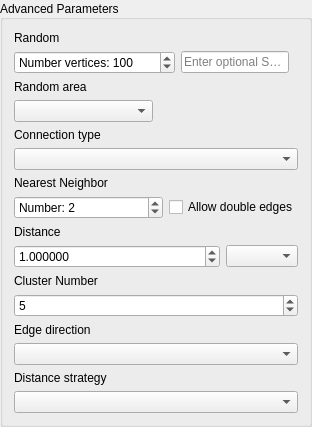
                           <widget class="QgsCollapsibleGroupBox" name="create_graph_advanced_parameters_groupbox">
                            <property name="sizePolicy">
                             <sizepolicy hsizetype="Preferred" vsizetype="Preferred">
                              <horstretch>0</horstretch>
                              <verstretch>0</verstretch>
                             </sizepolicy>
                            </property>
                            <property name="toolTip">
                             <string/>
                            </property>
                            <property name="title">
                             <string>Advanced Parameters</string>
                            </property>
                            <property name="alignment">
                             <set>Qt::AlignLeading|Qt::AlignLeft|Qt::AlignVCenter</set>
                            </property>
                            <property name="flat">
                             <bool>false</bool>
                            </property>
                            <property name="checkable">
                             <bool>false</bool>
                            </property>
                            <property name="collapsed">
                             <bool>false</bool>
                            </property>
                            <property name="scrollOnExpand">
                             <bool>false</bool>
                            </property>
                            <property name="saveCollapsedState">
                             <bool>true</bool>
                            </property>
                            <property name="saveCheckedState">
                             <bool>false</bool>
                            </property>
                            <layout class="QVBoxLayout" name="verticalLayout_17">
                             <property name="sizeConstraint">
                              <enum>QLayout::SetMinimumSize</enum>
                             </property>
                             <item>
                              <layout class="QVBoxLayout" name="verticalLayout_13">
                               <property name="sizeConstraint">
                                <enum>QLayout::SetMinimumSize</enum>
                               </property>
                               <item>
                                <widget class="QLabel" name="create_graph_random_label">
                                 <property name="text">
                                  <string>Random</string>
                                 </property>
                                </widget>
                               </item>
                               <item>
                                <widget class="QWidget" name="create_graph_random_widget" native="true">
                                 <layout class="QHBoxLayout" name="horizontalLayout_4">
                                  <property name="leftMargin">
                                   <number>0</number>
                                  </property>
                                  <property name="topMargin">
                                   <number>0</number>
                                  </property>
                                  <property name="bottomMargin">
                                   <number>0</number>
                                  </property>
                                  <item>
                                   <widget class="QSpinBox" name="create_graph_randomNumber_input">
                                    <property name="sizePolicy">
                                     <sizepolicy hsizetype="Preferred" vsizetype="Fixed">
                                      <horstretch>0</horstretch>
                                      <verstretch>0</verstretch>
                                     </sizepolicy>
                                    </property>
                                    <property name="toolTip">
                                     <string>Enter number of verices</string>
                                    </property>
                                    <property name="prefix">
                                     <string>Number vertices: </string>
                                    </property>
                                    <property name="maximum">
                                     <number>2147483647</number>
                                    </property>
                                    <property name="value">
                                     <number>100</number>
                                    </property>
                                   </widget>
                                  </item>
                                  <item>
                                   <widget class="QLineEdit" name="create_graph_randomSeed_input">
                                    <property name="sizePolicy">
                                     <sizepolicy hsizetype="Preferred" vsizetype="Fixed">
                                      <horstretch>0</horstretch>
                                      <verstretch>0</verstretch>
                                     </sizepolicy>
                                    </property>
                                    <property name="minimumSize">
                                     <size>
                                      <width>0</width>
                                      <height>0</height>
                                     </size>
                                    </property>
                                    <property name="maximumSize">
                                     <size>
                                      <width>150</width>
                                      <height>16777215</height>
                                     </size>
                                    </property>
                                    <property name="baseSize">
                                     <size>
                                      <width>0</width>
                                      <height>0</height>
                                     </size>
                                    </property>
                                    <property name="placeholderText">
                                     <string>Enter optional Seed </string>
                                    </property>
                                   </widget>
                                  </item>
                                 </layout>
                                </widget>
                               </item>
                               <item>
                                <widget class="QLabel" name="create_graph_randomarea_label">
                                 <property name="text">
                                  <string>Random area</string>
                                 </property>
                                </widget>
                               </item>
                               <item>
                                <widget class="QWidget" name="create_graph_randomarea_widget" native="true">
                                 <layout class="QHBoxLayout" name="horizontalLayout_8">
                                  <property name="leftMargin">
                                   <number>0</number>
                                  </property>
                                  <property name="topMargin">
                                   <number>0</number>
                                  </property>
                                  <property name="rightMargin">
                                   <number>0</number>
                                  </property>
                                  <property name="bottomMargin">
                                   <number>0</number>
                                  </property>
                                  <item>
                                   <widget class="QComboBox" name="create_graph_randomarea_input">
                                    <property name="sizePolicy">
                                     <sizepolicy hsizetype="Preferred" vsizetype="Fixed">
                                      <horstretch>0</horstretch>
                                      <verstretch>0</verstretch>
                                     </sizepolicy>
                                    </property>
                                    <property name="toolTip">
                                     <string>Select a predefined area or custom area</string>
                                    </property>
                                    <property name="placeholderText">
                                     <string/>
                                    </property>
                                   </widget>
                                  </item>
                                  <item>
                                   <widget class="QgsExtentWidget" name="create_graph_randomarea_extent" native="true">
                                    <property name="toolTip">
                                     <string>Define a custom extent</string>
                                    </property>
                                   </widget>
                                  </item>
                                 </layout>
                                </widget>
                               </item>
                               <item>
                                <widget class="QLabel" name="create_graph_connectiontype_label">
                                 <property name="text">
                                  <string>Connection type</string>
                                 </property>
                                </widget>
                               </item>
                               <item>
                                <widget class="QComboBox" name="create_graph_connectiontype_input">
                                 <property name="focusPolicy">
                                  <enum>Qt::WheelFocus</enum>
                                 </property>
                                 <property name="toolTip">
                                  <string>Specify the connection type. Only available for point layer and random graph.</string>
                                 </property>
                                </widget>
                               </item>
                               <item>
                                <widget class="QLabel" name="create_graph_numberneighbor_label">
                                 <property name="text">
                                  <string>Nearest Neighbor</string>
                                 </property>
                                </widget>
                               </item>
                               <item>
                                <widget class="QWidget" name="create_graph_nearest_neighbor_widget" native="true">
                                 <layout class="QHBoxLayout" name="horizontalLayout_6">
                                  <property name="leftMargin">
                                   <number>0</number>
                                  </property>
                                  <property name="topMargin">
                                   <number>0</number>
                                  </property>
                                  <property name="rightMargin">
                                   <number>0</number>
                                  </property>
                                  <property name="bottomMargin">
                                   <number>0</number>
                                  </property>
                                  <item>
                                   <widget class="QSpinBox" name="create_graph_numberneighbor_input">
                                    <property name="sizePolicy">
                                     <sizepolicy hsizetype="Expanding" vsizetype="Expanding">
                                      <horstretch>0</horstretch>
                                      <verstretch>0</verstretch>
                                     </sizepolicy>
                                    </property>
                                    <property name="toolTip">
                                     <string>Enter number of vertex neighbors</string>
                                    </property>
                                    <property name="prefix">
                                     <string>Number: </string>
                                    </property>
                                    <property name="maximum">
                                     <number>1000</number>
                                    </property>
                                    <property name="value">
                                     <number>2</number>
                                    </property>
                                   </widget>
                                  </item>
                                  <item>
                                   <widget class="QCheckBox" name="create_graph_allowdoubleedges_checkbox">
                                    <property name="toolTip">
                                     <string>Allow double edges</string>
                                    </property>
                                    <property name="text">
                                     <string>Allow double edges</string>
                                    </property>
                                   </widget>
                                  </item>
                                 </layout>
                                </widget>
                               </item>
                               <item>
                                <widget class="QLabel" name="create_graph_distance_label">
                                 <property name="text">
                                  <string>Distance</string>
                                 </property>
                                </widget>
                               </item>
                               <item>
                                <widget class="QWidget" name="create_graph_distance_widget" native="true">
                                 <layout class="QHBoxLayout" name="horizontalLayout_10">
                                  <property name="leftMargin">
                                   <number>0</number>
                                  </property>
                                  <property name="topMargin">
                                   <number>0</number>
                                  </property>
                                  <property name="rightMargin">
                                   <number>0</number>
                                  </property>
                                  <property name="bottomMargin">
                                   <number>0</number>
                                  </property>
                                  <item>
                                   <widget class="QDoubleSpinBox" name="create_graph_distance_input">
                                    <property name="sizePolicy">
                                     <sizepolicy hsizetype="Expanding" vsizetype="Fixed">
                                      <horstretch>0</horstretch>
                                      <verstretch>0</verstretch>
                                     </sizepolicy>
                                    </property>
                                    <property name="toolTip">
                                     <string>Enter distance</string>
                                    </property>
                                    <property name="decimals">
                                     <number>6</number>
                                    </property>
                                    <property name="maximum">
                                     <double>1000000000000000.000000000000000</double>
                                    </property>
                                    <property name="stepType">
                                     <enum>QAbstractSpinBox::DefaultStepType</enum>
                                    </property>
                                    <property name="value">
                                     <double>1.000000000000000</double>
                                    </property>
                                   </widget>
                                  </item>
                                  <item>
                                   <widget class="QComboBox" name="create_graph_distance_unit_input">
                                    <property name="toolTip">
                                     <string>Select distance unit</string>
                                    </property>
                                   </widget>
                                  </item>
                                 </layout>
                                </widget>
                               </item>
                               <item>
                                <widget class="QLabel" name="create_graph_clusternumber_label">
                                 <property name="text">
                                  <string>Cluster Number</string>
                                 </property>
                                </widget>
                               </item>
                               <item>
                                <widget class="QSpinBox" name="create_graph_clusternumber_input">
                                 <property name="toolTip">
                                  <string>Enter number of clusters</string>
                                 </property>
                                 <property name="maximum">
                                  <number>100</number>
                                 </property>
                                 <property name="value">
                                  <number>5</number>
                                 </property>
                                </widget>
                               </item>
                               <item>
                                <widget class="QLabel" name="create_graph_edgedirection_label">
                                 <property name="text">
                                  <string>Edge direction</string>
                                 </property>
                                </widget>
                               </item>
                               <item>
                                <widget class="QComboBox" name="create_graph_edgedirection_input">
                                 <property name="toolTip">
                                  <string>Select an edge direction</string>
                                 </property>
                                </widget>
                               </item>
                               <item>
                                <widget class="QLabel" name="create_graph_distancestrategy_label">
                                 <property name="text">
                                  <string>Distance strategy</string>
                                 </property>
                                </widget>
                               </item>
                               <item>
                                <widget class="QComboBox" name="create_graph_distancestrategy_input">
                                 <property name="toolTip">
                                  <string>&lt;html&gt;&lt;head/&gt;&lt;body&gt;&lt;p&gt;Select a distance strategy used for cost calculations. Select advanced strategy to define an advanced cost function.&lt;/p&gt;&lt;/body&gt;&lt;/html&gt;</string>
                                 </property>
                                </widget>
                               </item>
                              </layout>
                             </item>
                            </layout>
                           </widget>
